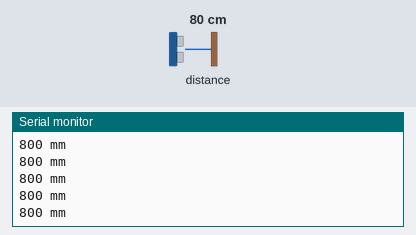
A sketch run on a simulated ESP32-C3. Parts: the last lines printed to the serial monitor. The test bench sets the inputs (shaded band); at power-on: distance to the obstacle 80 cm. Nothing arrives over Bluetooth unless stated; a phone connects over Bluetooth LE 3 s after start.

Above: at 1.2 s.
1.3 s: distance to the obstacle set to 2 cm
At 1.49 s:
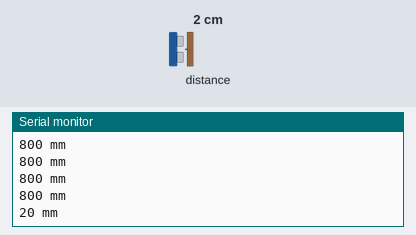
2.8 s: distance to the obstacle set to 4 cm
At 2.82 s:
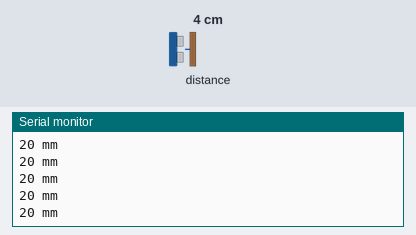
Timing chart, 0 to 5.8 s (numbered marks = the images above; inputs shaded):
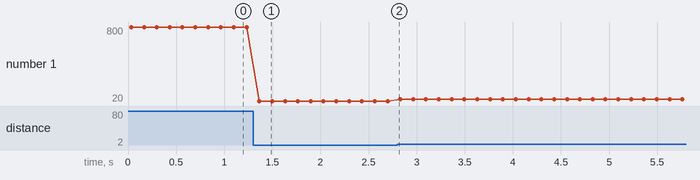

The sketch:

workpulse_laser.ino
```cpp
// Medidor láser Workpulse — firmware ESP32 + VL53L1X
//
// Publica la distancia medida (mm, uint32 little-endian) por BLE con
// notificaciones a ~5 Hz. La app Workpulse 360 (Web Bluetooth) se conecta
// y usa la lectura para calibrar la altura de cámara.
//
// Placas: ESP32 DevKit / ESP32-C3 (Arduino core "esp32" de Espressif).
// Librería: "VL53L1X" de Pololu (Library Manager).
// Cableado: VIN→3V3, GND→GND, SDA→GPIO21, SCL→GPIO22.

#include <Wire.h>
#include <VL53L1X.h>
#include <BLEDevice.h>
#include <BLEServer.h>
#include <BLEUtils.h>
#include <BLE2902.h>

// Debe coincidir con src/laser.js de la app.
#define SERVICE_UUID "6e400001-b5a3-f393-e0a9-e50e24dcca9e"
#define CHAR_UUID    "6e400003-b5a3-f393-e0a9-e50e24dcca9e"

VL53L1X sensor;
BLECharacteristic *distChar;
bool clientConnected = false;

class ServerCallbacks : public BLEServerCallbacks {
  void onConnect(BLEServer *s) override { clientConnected = true; }
  void onDisconnect(BLEServer *s) override {
    clientConnected = false;
    s->getAdvertising()->start();  // volver a anunciarse
  }
};

void setup() {
  Serial.begin(115200);
  Wire.begin(21, 22);
  Wire.setClock(400000);

  sensor.setTimeout(500);
  if (!sensor.init()) {
    Serial.println("VL53L1X no detectado. Revisa el cableado.");
    while (true) delay(1000);
  }
  // Largo alcance (hasta ~4 m), medición continua cada 100 ms.
  sensor.setDistanceMode(VL53L1X::Long);
  sensor.setMeasurementTimingBudget(100000);
  sensor.startContinuous(100);

  BLEDevice::init("Workpulse-Laser");
  BLEServer *server = BLEDevice::createServer();
  server->setCallbacks(new ServerCallbacks());
  BLEService *service = server->createService(SERVICE_UUID);
  distChar = service->createCharacteristic(
      CHAR_UUID, BLECharacteristic::PROPERTY_READ | BLECharacteristic::PROPERTY_NOTIFY);
  distChar->addDescriptor(new BLE2902());
  service->start();

  BLEAdvertising *adv = server->getAdvertising();
  adv->addServiceUUID(SERVICE_UUID);
  adv->start();
  Serial.println("Anunciando como Workpulse-Laser");
}

void loop() {
  uint32_t mm = sensor.read();  // bloquea hasta la siguiente medición
  if (sensor.timeoutOccurred() || mm == 0) {
    delay(50);
    return;
  }
  Serial.printf("%u mm\n", mm);
  if (clientConnected) {
    distChar->setValue((uint8_t *)&mm, sizeof(mm));  // little-endian nativo
    distChar->notify();
  }
  delay(100);  // ~5 Hz junto al tiempo de medición
}
```

Measured:
- after the input at 1.3 s, the serial monitor: prints a new line after 0.07 s (image 1)
- plotted number 1: 800 → 20 after the input at 1.3 s, 20 → 40 after the input at 2.8 s
